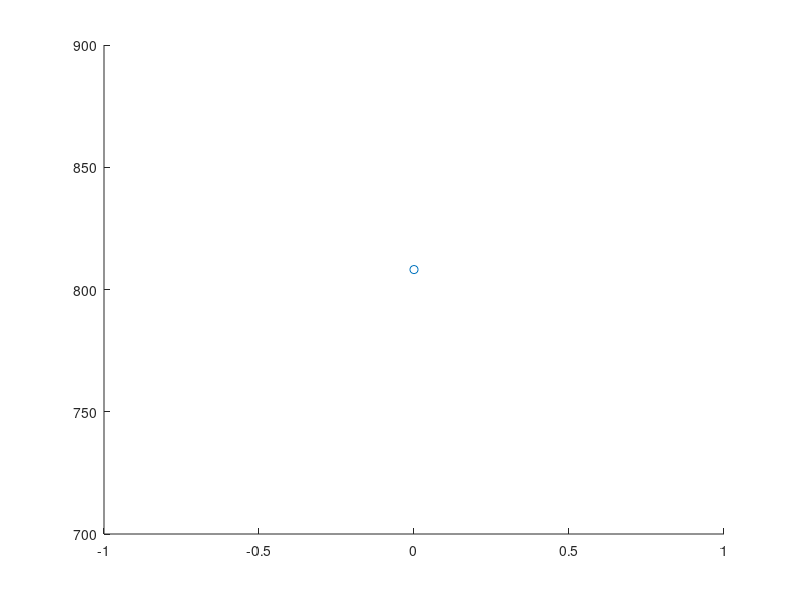

Write MATLAB code to recreate this figure. (Note: this script raises an error after producing the figure.)
% This script calculates lens distortion needed to emulate macaque retinal 
% ganglion cell density, taken from Wassle et al. (1989) with 
% http://arohatgi.info/WebPlotDigitizer/app/. 
% 
% It produces a lens distortion plot and an example image with the
% desired distortion. 

% run from the directory with this file 
wassle = csvread('wassle data.csv');

[~,I] = sort(wassle(:,1));
wassle = wassle(I,:);
offset = wassle(:,1);
linearDensity = wassle(:,2).^.5;

% We will go out to 16mm in the nasal (higher density) direction
ind = find(abs(offset) <= 16 & offset <= .15);
offset = abs(offset(ind));
offset(end) = 0; % I think non-zero was an error in figure extraction
linearDensity = linearDensity(ind);
offset = offset(end:-1:1); % distance from fovea centre
linearDensity = linearDensity(end:-1:1);

% plot Wassle data
figure
scatter(offset, linearDensity)

% To be conservative about motion sensitivity and lower optical performance
% in periphery, we can increase density in the periphery. 
if 0
    scaleFactor = 1 + 0.5*offset/max(offset);
    linearDensity = linearDensity .* scaleFactor;
end

% plot(offset, linearDensity, '.'), set(gca, 'YLim', [0 1000])

% Assume 16mm from fovea corresponds to 90 degrees (~full range in nasal 
% direction from Wassle et al. (1989) and ~full macaque field of view from 
% Van Essen et al. (1984) Vision Research. 
FOV = 45; % note: this is half the full FOV
max_e = 16; % mm
max_a = 90; % degrees

% trapezoidal integration of linear density to find cumulative cells 

ecc = FOV/max_a *max_e;
[~, idx] = min( abs(offset-ecc) );
    
cells = (linearDensity(1:idx-1) + linearDensity(2:idx)) / 2 .* diff(offset(1:idx));
cumulativeCells = cumsum(cells);

relativeOffset = offset(1:idx) / offset(idx);
relativeCumulativeCells = [0; cumulativeCells] / cumulativeCells(idx-1);

angle = offset(1:idx) * FOV*pi/180 / ecc;

% cells = (linearDensity(1:end-1) + linearDensity(2:end)) / 2 .* diff(offset);
% cumulativeCells = cumsum(cells);
% 
% relativeOffset = offset / offset(end);
% relativeCumulativeCells = [0; cumulativeCells] / cumulativeCells(end);

%%%% figure for lens designer %%%%
figure
subplot(1,2,1), hold on
plot(relativeOffset, relativeCumulativeCells, 'k')
plot([0 1], [0 1], 'k--')
legend('Desired','Linear Reference')
xlabel('Fraction of FOV from Centre')
ylabel('Fraction of Sensor from Centre')
title_str = sprintf('%d degree FOV', FOV*2);
title(title_str);
% set(gca, 'FontSize', 18)
subplot(1,2,2)
plot(relativeOffset, relativeCumulativeCells./relativeOffset*100-100, 'k')
xlabel('Fraction of FOV from Centre')
ylabel('% Distortion')
title_str = sprintf('%d degree FOV', FOV*2);
title(title_str);
% set(gca, 'FontSize', 18)
set(gcf, 'Position', [440 440 881 358])
%%%%%%%%%%%%%%%%%%%%%%%%%%%%%%%%%%%

% Plot a similarly warped example figure ... 
sCam1 = 1048; % Flea3 1.3MP resolution is 1328 x 1048
sCam2 = 1328;
cameraPixel = (1:sCam2/2)-1/2; 
maxCameraAngle = max(angle);
cameraAngle = interp1(relativeCumulativeCells, angle, cameraPixel/cameraPixel(end));

% A = imread('cars.jpg', 'jpg');
A = imread('mountains.jpg', 'jpg');
sIm1 = size(A,1);
sIm2 = size(A,2);
imagePixel = (1:sIm2/2)-1/2;
maxImageAngle = 90*pi/180;
imageAngle = imagePixel * maxImageAngle / imagePixel(end);
mappedPixel = interp1(imageAngle, imagePixel, cameraAngle);

cameraPixelsHor = repmat((1:sCam2)-(sCam2/2)-1/2, sCam1, 1);
cameraPixelsVer = repmat((1:sCam1)'-(sCam1/2)-1/2, 1, sCam2);
cameraRadialPixel = (cameraPixelsHor.^2 + cameraPixelsVer.^2).^.5;
cameraRadialAngle = interp1(cameraPixel, cameraAngle, cameraRadialPixel);
mappedRadialPixel = interp1(imageAngle, imagePixel, cameraRadialAngle);
angles = atan(cameraPixelsVer ./ cameraPixelsHor);
imagePixelsHor = mappedRadialPixel .* cos(angles);
imagePixelsHor(:,1:sCam2/2) = -imagePixelsHor(:,1:sCam2/2);
imagePixelsVer = mappedRadialPixel .* sin(angles);
imagePixelsVer(:,1:sCam2/2) = -imagePixelsVer(:,1:sCam2/2);

lookupVer = round(imagePixelsVer+size(A,1)/2+1/2);
lookupVer(lookupVer < 1) = NaN;
lookupVer(lookupVer > size(A,1)) = NaN;
lookupVer(isnan(lookupVer)) = 1;
lookupHor = round(imagePixelsHor+size(A,2)/2+1/2);
lookupHor(lookupHor < 1) = NaN;
lookupHor(lookupHor > size(A,2)) = NaN;
lookupHor(isnan(lookupHor)) = 1;

remapIndices = (lookupHor(:)-1)*size(A,1) + lookupVer(:);
flatA = reshape(A, size(A,1)*size(A,2), 3);
remapped = flatA(remapIndices, :);
remapped = reshape(remapped, sCam1, sCam2, 3);

figure, imshow(A)
title('Original image')
figure, imshow(uint8(remapped))
title_str = sprintf('Lens Distorted Image, %d degree FOV', FOV*2);
title(title_str) 

